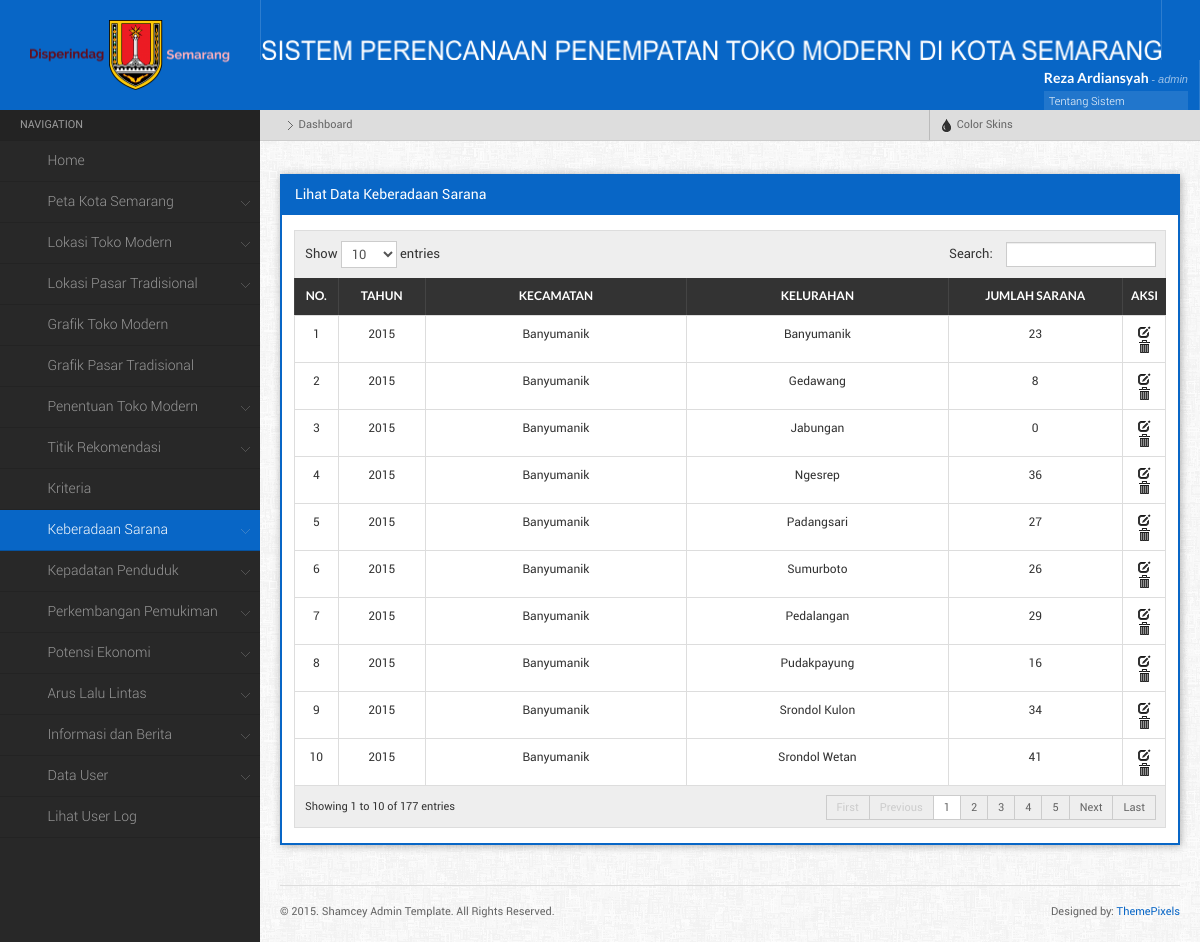
/main.php?menu=lihatKeberadaan (signed in), run on the app's committed database.
### tables this page shows
CREATE TABLE `keberadaan_sarana` (
  `id_keberadaan` int(11) NOT NULL,
  `id_kelurahan` int(11) NOT NULL,
  `tahun` year(4) NOT NULL,
  `banyak_sarana` int(11) NOT NULL,
  `id_klasifikasikeberadaan` int(11) NOT NULL
);

CREATE TABLE `kecamatan` (
  `id_kecamatan` int(11) NOT NULL,
  `nama_kecamatan` varchar(50) NOT NULL,
  `latitude` varchar(25) NOT NULL,
  `longitude` varchar(25) NOT NULL
);

CREATE TABLE `kelurahan` (
  `id_kelurahan` int(11) NOT NULL,
  `id_kecamatan` int(11) NOT NULL,
  `Kelurahan` char(50) DEFAULT NULL,
  `Geometry` longblob,
  `Luas` decimal(10,3) DEFAULT NULL,
  `XMin` int(11) DEFAULT NULL,
  `XMax` int(11) DEFAULT NULL,
  `YMin` int(11) DEFAULT NULL,
  `YMax` int(11) DEFAULT NULL,
  `id_lokasi` int(11) NOT NULL
);

### component/lihat_keberadaan.php (the view, shortened to what this page needs)
<?php
	$query = mysql_query("SELECT * FROM keberadaan_sarana a, kelurahan b, kecamatan c
							WHERE a.id_kelurahan = b.id_kelurahan
							AND b.id_kecamatan = c.id_kecamatan
							ORDER BY tahun DESC, c.id_kecamatan ASC") or die (mysql_error());
    echo "<div class=\"widget\">
			<h4 class=\"widgettitle\">Lihat Data Keberadaan Sarana</h4>
			<div class=\"widgetcontent\">
            <table id=\"dyntable\" class=\"table table-bordered responsive\">
                <thead>
                    <tr>
                        <th></th>
                        <th><center>No.</th>
						<th><center>Tahun</th>
                        <th><center>Kecamatan</th>
						<th><center>Kelurahan</th>
						<th><center>Jumlah Sarana</th>
						<th><center>Aksi</th>
                    </tr>
                </thead>
				<tbody>";
				$no = 1;
				while($pecah = mysql_fetch_array($query)){
					echo "<tr class=\" \">
						<td></td>
						<td style='width:5%;'><center>$no</td>
						<td style='width:10%;'><center>$pecah[tahun]</td>
						<td style='width:30%;'><center>$pecah[nama_kecamatan]</td>
						<td style='width:30%;'><center>$pecah[Kelurahan]</td>
						<td style='width:20%;'><center>$pecah[banyak_sarana]</td>
						<td class=\"center\" style=\"width: 5%;\">
							<a href= \"main.php?menu=editKeberadaan&id_keberadaan=$pecah[id_keberadaan]\" title=\"Edit\"><i  class=\"icon-edit\"></i></a>
							<a href=\"main.php?menu=hapusKeberadaan&id_keberadaan=$pecah[id_keberadaan]\" title=\"Hapus\" onClick=\"return confirm('Apakah Anda yakin ingin menghapus data ini?')\" class=\"icon-trash\"><i></i></a>
						</td>";
					echo "</td>
					</tr>";
				$no++;
				};
				echo "</tbody>
			</table>
		</div>
		</div>
	";
?>

### css/responsive-tables.css (style rules this page uses)
table.responsive { margin-bottom: 0; }
table.responsive td, table.responsive th { position: relative; overflow: hidden; white-space: wrap !important; }

### data on the page
keberadaan_sarana: tahun "2015", kecamatan.nama_kecamatan "Banyumanik", id_kelurahan.Kelurahan "Banyumanik", banyak_sarana "23"
keberadaan_sarana: tahun "2015", kecamatan.nama_kecamatan "Banyumanik", id_kelurahan.Kelurahan "Gedawang", banyak_sarana "8"
keberadaan_sarana: tahun "2015", kecamatan.nama_kecamatan "Banyumanik", id_kelurahan.Kelurahan "Jabungan", banyak_sarana "0"
keberadaan_sarana: tahun "2015", kecamatan.nama_kecamatan "Banyumanik", id_kelurahan.Kelurahan "Ngesrep", banyak_sarana "36"
keberadaan_sarana: tahun "2015", kecamatan.nama_kecamatan "Banyumanik", id_kelurahan.Kelurahan "Padangsari", banyak_sarana "27"
keberadaan_sarana: tahun "2015", kecamatan.nama_kecamatan "Banyumanik", id_kelurahan.Kelurahan "Sumurboto", banyak_sarana "26"
keberadaan_sarana: tahun "2015", kecamatan.nama_kecamatan "Banyumanik", id_kelurahan.Kelurahan "Pedalangan", banyak_sarana "29"
keberadaan_sarana: tahun "2015", kecamatan.nama_kecamatan "Banyumanik", id_kelurahan.Kelurahan "Pudakpayung", banyak_sarana "16"
keberadaan_sarana: tahun "2015", kecamatan.nama_kecamatan "Banyumanik", id_kelurahan.Kelurahan "Srondol Kulon", banyak_sarana "34"
keberadaan_sarana: tahun "2015", kecamatan.nama_kecamatan "Banyumanik", id_kelurahan.Kelurahan "Srondol Wetan", banyak_sarana "41"

### other printed values
$_SESSION['nama_user'] "Reza Ardiansyah"
$_SESSION['username'] "admin"
